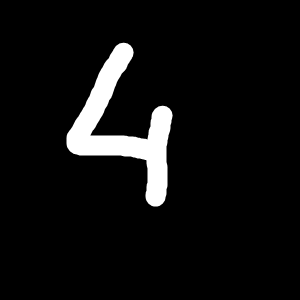
#> input picture DSP/Task8/4.bmp, 300 x 300 px
$ python task9-converter.py
#> lines starting #> are read from the running program, lines starting #| are printed output that depends on the picture
from PIL import Image
import numpy as np


def convert_to_grayscale(input_file, output_file):
#> called with input_file = '4.bmp', output_file = 'o4.png'
    try:
        # Open the input BMP file
        with Image.open(input_file) as img:
            # Convert the image to grayscale
#> img is the input picture: PIL image 300x300 RGB; min 0, max 255, mean 15.9
            grayscale_img = img.convert("L")
            grayscale_img = grayscale_img.resize((28, 28))  # Resize to 28x28
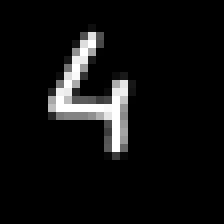
#> grayscale_img: PIL image 28x28 L (shown 8 times larger); min 0, max 255, mean 15.9
            #img_array = np.array(img).astype('float32') / 255.0  # Normalize
            #img_array = img_array.reshape(1, 28, 28, 1)  # Reshape for the model

            # Save the grayscale image as a new BMP file
            grayscale_img.save(output_file, format="PNG")
            print(f"Grayscale image saved as {output_file}")
    except Exception as e:
        print(f"Error: {e}")

if __name__ == "__main__":
    # Specify the input and output file paths
    input_file = "4.bmp"  # Replace with your input BMP file path
    output_file = "o4.png"  # Replace with your desired output BMP file path

    # Convert the input BMP file to grayscale and save it
    convert_to_grayscale(input_file, output_file)


def preprocess_image(image_path):
    img = Image.open(image_path).convert('L')  # Convert to grayscale
    img = img.resize((28, 28))  # Resize to 28x28
    img_array = np.array(img).astype('float32') / 255.0  # Normalize
    img_array = img_array.reshape(1, 28, 28, 1)  # Reshape for the model
    return img_array

$ run again, with DSP/Task8/1.bmp copied over DSP/Task8/4.bmp
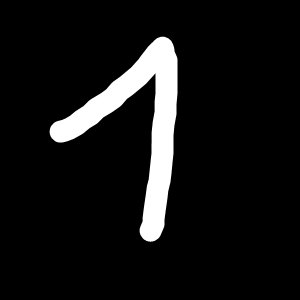
#> input picture DSP/Task8/1.bmp, 300 x 300 px
#> in convert_to_grayscale, img is the input picture: PIL image 300x300 RGBA; mean R, G, B, A 20.6, 20.6, 20.6, 255
#> in convert_to_grayscale, `grayscale_img = grayscale_img.resize((28, 28))`:
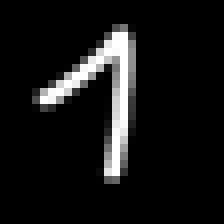
#> grayscale_img: PIL image 28x28 L (shown 8 times larger); min 0, max 255, mean 20.7

$ run again, with DSP/Task8/2.bmp copied over DSP/Task8/4.bmp
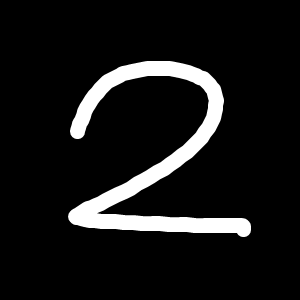
#> input picture DSP/Task8/2.bmp, 300 x 300 px
#> in convert_to_grayscale, img is the input picture: PIL image 300x300 RGB; min 0, max 255, mean 23.6
#> in convert_to_grayscale, `grayscale_img = grayscale_img.resize((28, 28))`:
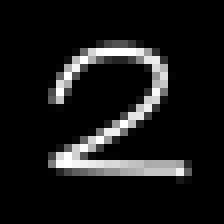
#> grayscale_img: PIL image 28x28 L (shown 8 times larger); min 0, max 255, mean 24.2

$ run again, with DSP/Task8/3.bmp copied over DSP/Task8/4.bmp
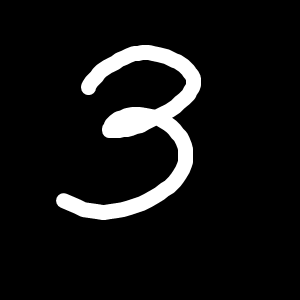
#> input picture DSP/Task8/3.bmp, 300 x 300 px
#> in convert_to_grayscale, img is the input picture: PIL image 300x300 RGB; min 0, max 255, mean 20.1
#> in convert_to_grayscale, `grayscale_img = grayscale_img.resize((28, 28))`:
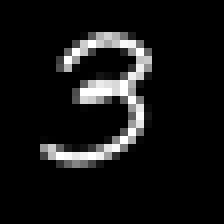
#> grayscale_img: PIL image 28x28 L (shown 8 times larger); min 0, max 255, mean 20.6
